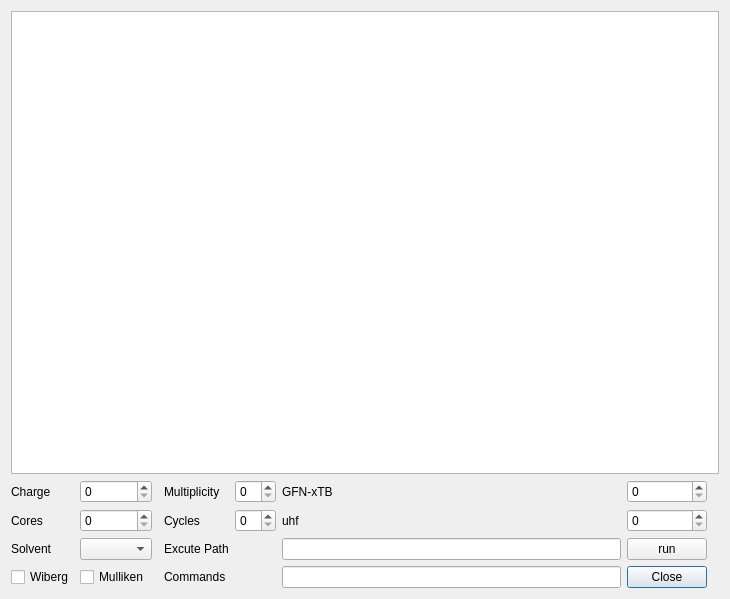
<?xml version="1.0" encoding="UTF-8"?>
<ui version="4.0">
 <class>ShowTextForm</class>
 <widget class="QDialog" name="ShowTextForm">
  <property name="geometry">
   <rect>
    <x>0</x>
    <y>0</y>
    <width>730</width>
    <height>599</height>
   </rect>
  </property>
  <property name="windowTitle">
   <string>Show Text</string>
  </property>
  <layout class="QGridLayout" name="gridLayout">
   <item row="5" column="1">
    <widget class="QComboBox" name="comboBox_solvent"/>
   </item>
   <item row="5" column="0">
    <widget class="QLabel" name="label_9">
     <property name="text">
      <string>Solvent</string>
     </property>
    </widget>
   </item>
   <item row="1" column="0">
    <widget class="QLabel" name="label">
     <property name="text">
      <string>Charge </string>
     </property>
    </widget>
   </item>
   <item row="6" column="6">
    <widget class="QPushButton" name="pushButton_Close">
     <property name="text">
      <string>Close</string>
     </property>
     <property name="icon">
      <iconset theme="edit-copy">
       <normaloff>../../../../bin/iboview/src/UI</normaloff>../../../../bin/iboview/src/UI</iconset>
     </property>
    </widget>
   </item>
   <item row="3" column="4">
    <widget class="QSpinBox" name="spinBox_cycle"/>
   </item>
   <item row="3" column="1">
    <widget class="QSpinBox" name="spinBox_core"/>
   </item>
   <item row="1" column="4">
    <widget class="QSpinBox" name="spinBox_mulplicity"/>
   </item>
   <item row="1" column="1">
    <widget class="QSpinBox" name="spinBox_charge"/>
   </item>
   <item row="5" column="3">
    <widget class="QLabel" name="label_4">
     <property name="text">
      <string>Excute Path</string>
     </property>
    </widget>
   </item>
   <item row="3" column="0">
    <widget class="QLabel" name="label_8">
     <property name="text">
      <string>Cores</string>
     </property>
    </widget>
   </item>
   <item row="1" column="3">
    <widget class="QLabel" name="label_2">
     <property name="text">
      <string>Multiplicity</string>
     </property>
    </widget>
   </item>
   <item row="5" column="5">
    <widget class="QLineEdit" name="lineEdit_path"/>
   </item>
   <item row="3" column="3">
    <widget class="QLabel" name="label_6">
     <property name="text">
      <string>Cycles</string>
     </property>
    </widget>
   </item>
   <item row="6" column="0">
    <widget class="QCheckBox" name="checkBox">
     <property name="text">
      <string>Wiberg</string>
     </property>
    </widget>
   </item>
   <item row="6" column="1">
    <widget class="QCheckBox" name="checkBox_2">
     <property name="text">
      <string>Mulliken</string>
     </property>
    </widget>
   </item>
   <item row="6" column="3">
    <widget class="QLabel" name="label_3">
     <property name="text">
      <string>Commands</string>
     </property>
    </widget>
   </item>
   <item row="3" column="6">
    <widget class="QSpinBox" name="spinBox_uhf"/>
   </item>
   <item row="1" column="5">
    <widget class="QLabel" name="label_5">
     <property name="text">
      <string>GFN-xTB</string>
     </property>
    </widget>
   </item>
   <item row="5" column="6">
    <widget class="QPushButton" name="pushButton_run">
     <property name="text">
      <string>run</string>
     </property>
    </widget>
   </item>
   <item row="6" column="5">
    <widget class="QLineEdit" name="lineEdit_commands"/>
   </item>
   <item row="3" column="5">
    <widget class="QLabel" name="label_7">
     <property name="text">
      <string>uhf</string>
     </property>
    </widget>
   </item>
   <item row="0" column="0" colspan="9">
    <widget class="QTextEdit" name="textEdit">
     <property name="tabChangesFocus">
      <bool>true</bool>
     </property>
     <property name="acceptRichText">
      <bool>false</bool>
     </property>
    </widget>
   </item>
   <item row="1" column="6">
    <widget class="QSpinBox" name="spinBox_version"/>
   </item>
  </layout>
 </widget>
 <resources/>
 <connections/>
</ui>
